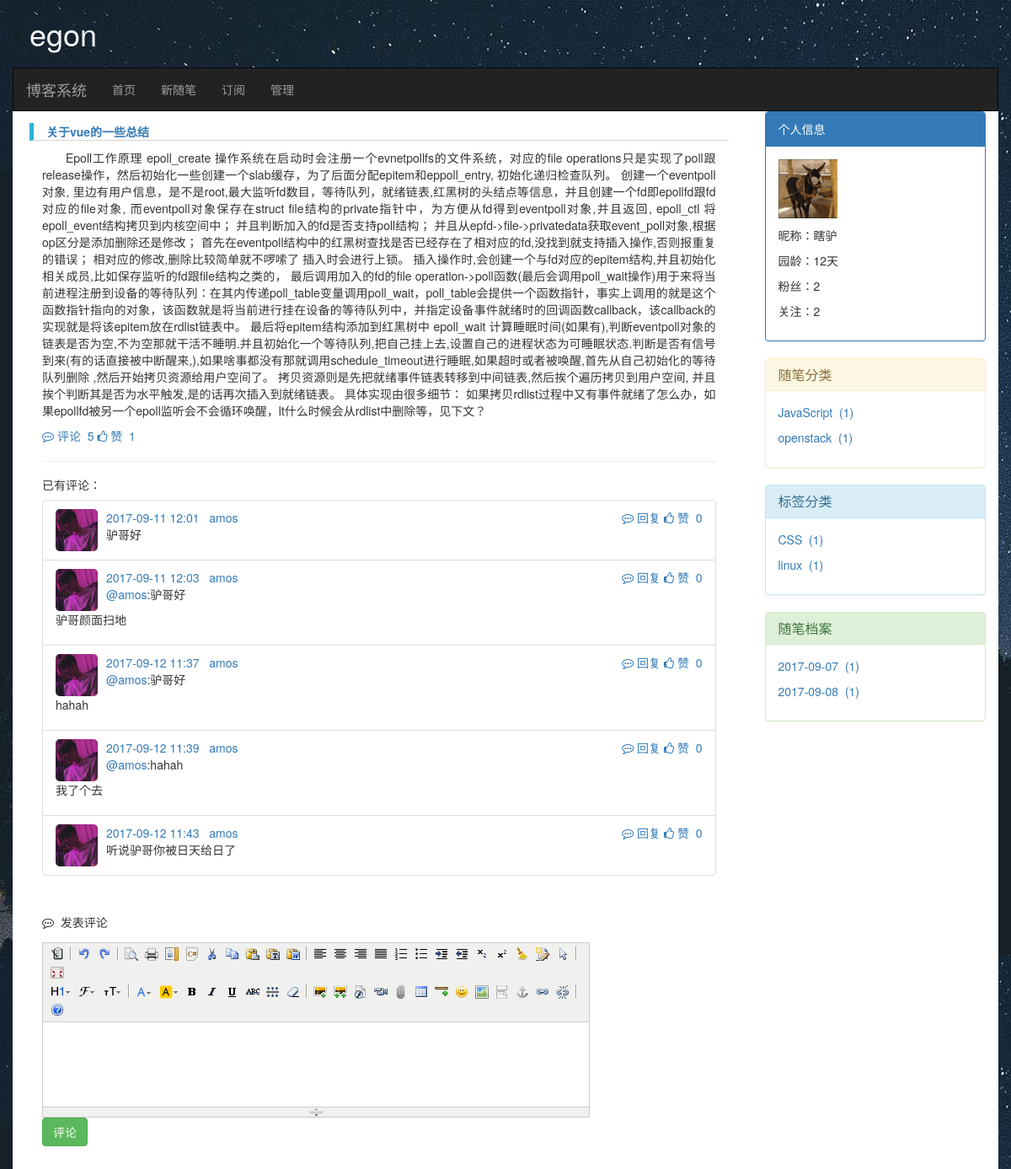
Page /blog/egon/article/4 on the committed database.
### blog/models.py (models this page shows, shortened)
class UserInfo(AbstractUser):
    nid = models.BigAutoField(primary_key=True)
    nickname = models.CharField(verbose_name='昵称', max_length=32)
    telephone = models.CharField(max_length=11, blank=True, null=True, unique=True, verbose_name='手机号码')
    avatar = models.FileField(verbose_name='头像', upload_to='upload/avatar/')
    create_time = models.DateTimeField(verbose_name='创建时间', auto_now_add=True)
    fans = models.ManyToManyField(verbose_name='粉丝们',
                                  to='UserInfo',
                                  through='UserFans',
                                  through_fields=('user','follower'))

class Article(models.Model):
    nid = models.BigAutoField(primary_key=True)
    title = models.CharField(max_length=50, verbose_name='文章标题')
    desc = models.CharField(max_length=255, verbose_name='文章描述')
    read_count = models.IntegerField(default=0)
    comment_count = models.IntegerField(default=0)
    up_count = models.IntegerField(default=0)
    down_count = models.IntegerField(default=0)
    category = models.ForeignKey(verbose_name='文章类型', to='Category', to_field='nid', null=True)
    create_time = models.DateTimeField(verbose_name='创建时间', auto_now_add=True)
    blog = models.ForeignKey(verbose_name='所属博客', to='Blog', to_field='nid')
    tags = models.ManyToManyField(
        to="Tag",
        through='Article2Tag',
        through_fields=('article', 'tag'),
    )
    type_choices = [
        (1, "Python"),
        (2, "Linux"),
        (3, "OpenStack"),
        (4, "GoLang"),
    ]
    article_type_id = models.IntegerField(choices=type_choices, default=None)

class ArticleDetail(models.Model):
    nid = models.AutoField(primary_key=True)
    content = models.TextField(verbose_name='文章内容', )
    article = models.OneToOneField(verbose_name='所属文章', to='Article', to_field='nid')

class Comment(models.Model):
    nid = models.BigAutoField(primary_key=True)
    article = models.ForeignKey(verbose_name='评论文章', to='Article', to_field='nid')
    content = models.CharField(verbose_name='评论内容', max_length=255)
    create_time = models.DateTimeField(verbose_name='创建时间', auto_now_add=True)
    parent = models.ForeignKey('self', blank=True, null=True, verbose_name='父级评论')
    user = models.ForeignKey(verbose_name='评论者', to='UserInfo', to_field='nid')
    up_count = models.IntegerField(default=0)

class Category(models.Model):
    nid = models.AutoField(primary_key=True)
    title = models.CharField(verbose_name='分类标题', max_length=32)
    blog = models.ForeignKey(verbose_name='所属博客', to='Blog', to_field='nid')

class Tag(models.Model):
    nid = models.AutoField(primary_key=True)
    title = models.CharField(verbose_name='标签名称', max_length=32)
    blog = models.ForeignKey(verbose_name='所属博客', to='Blog', to_field='nid')

### blog/views.py (the view)
# urls.py: url(r"^(?P<user_site>\w+)/article/(?P<article_nid>\d+)",views.article_content),
def article_content(request,user_site,article_nid):
    user_obj = UserInfo.objects.filter(username=user_site).first()
    article = Article.objects.filter(nid=article_nid).first()
    article_detail = ArticleDetail.objects.filter(article=article).first()
    if not user_obj:
        return render(request, "NotFound.html")
    currentBlog = Blog.objects.filter(user=user_obj).first()
    category_list = Article.objects.filter(blog=currentBlog).values_list("category__title","category__nid").annotate(Count("title"))
    tag_list = Article.objects.filter(blog=currentBlog).values_list("tags__title","tags__nid").annotate(Count("title"))
    time_list = Article.objects.filter(blog=currentBlog).values_list("create_time")
    fans_num = UserFans.objects.filter(user=user_obj).count()
    follow_num = UserFans.objects.filter(follower=user_obj).count()
    comment_list = Comment.objects.filter(article=article)
    l = []
    for i in time_list:
        time = i[0].strftime("%Y-%m-%d")
        if time not in l:
            l.append(time)
    current_time_list = []
    for j in l:
        temp = []
        article_count = Article.objects.filter(blog=currentBlog).filter(create_time__contains=j).count()
        temp.append(j)
        temp.append(article_count)
        current_time_list.append(temp)
    return render(request, "article_content.html",{"user_obj": user_obj, "category_list": category_list,
                   "tag_list": tag_list, "current_time_list": current_time_list, "fans_num": fans_num,
                   "follow_num": follow_num,"article":article,"article_detail":article_detail,
                    "request":request,"comment_list":comment_list})

### blog/templatetags/my_tags.py (called while the page is built)
@register.filter
def garden_age(starttime):
    year=starttime.year
    mon=starttime.month
    day=starttime.day
    date = datetime.datetime.now() - datetime.datetime(year,mon,day)
    return date.days

### blog/views.py (called while the page is built)
def func_class(request):
    return {"func":settings.FUNCTION}

### templates/article_content.html (shortened to what this page needs)
{% extends "userblog.html" %}
{% load staticfiles %}
{% block article_con %}
    <div class="article_item">
        <div class="row item_title_area">
            <a href="" class="article_title col-sm-8">{{ article.title }}</a>
        </div>
        <div class="row article_content">
            <div class="text col-sm-12">{{ article_detail.content|safe }}</div>
        </div>
        <a class="comment_num" style="cursor: pointer">
            <i class="fa fa-commenting-o" aria-hidden="true"></i>&nbsp;评论&nbsp;
            <span>{{ article.comment_count }}</span></a>
        <a class="poll_num" style="cursor: pointer">
            <i class="fa fa-thumbs-o-up" aria-hidden="true"></i>&nbsp;赞&nbsp;
            <span>{{ article.up_count }}</span></a>
        <hr>
        <h5>已有评论：</h5>
        <ul class="list-group comment_list">
            {% for comment in comment_list %}
                <li class="list-group-item comment_item">
                    <div class="avatar_body">
                        <a href=""><img class="comment_user_avatar" src="{{ comment.user.avatar.url }}" alt=""></a>
                    </div>
                    <div class="article_item_body">
                        <a href="">{{ comment.create_time|date:"Y-m-d G:i" }}</a>&nbsp;&nbsp;
                        <a href="">{{ comment.user.username }}</a>
                        <a class="comment_poll_num pull-right" style="cursor: pointer">
                                <i class="fa fa-thumbs-o-up" aria-hidden="true"></i>&nbsp;赞&nbsp;
                                <span>{{ comment.up_count }}</span></a>
                            <a class="reply_btn pull-right" style="cursor: pointer">
                                <i class="fa fa-commenting-o" aria-hidden="true"></i>&nbsp;回复&nbsp;
                            </a>
                        {% if comment.parent_id %}
                        <p><a href="">@{{ comment.parent.user.username }}</a>:{{ comment.parent.content|safe }}</p>
                            <p>{{ comment.content|safe }}</p>
                        {% else %}
                        <p>{{ comment.content|safe }}</p>
                        {% endif %}
                    </div>
                </li>
            {% endfor %}
        </ul>
    </div>
    <div><i class="fa fa-commenting-o" aria-hidden="true" style="margin-left: 20px"></i>&nbsp;&nbsp;发表评论</div>
    <div class="comment_body">
        <p>
            <button class="btn btn-success" id="comment_btn">评论</button>
        </p>
    </div>
{% endblock %}

### templates/userblog.html (shortened to what this page needs)
{% load staticfiles %}
{% load my_tags %}
<!DOCTYPE html>
<html lang="en">
<head>
    <link rel="stylesheet" href="{% static 'bootstrap/css/bootstrap.css' %}">
    <link rel="stylesheet" href="{% static 'font-awesome-4.7.0/css/font-awesome.min.css' %}">
</head>
<body>
<div class="container">
<div class="row">
    <h1 class="blog_title">{{ user_obj.username }}</h1>
    <nav class="navbar navbar-inverse">
    <div class="container">
        <div class="navbar-header">
            <a class="navbar-brand" href="/index/">博客系统</a>
        </div>
        <div id="navbar" class="navbar-collapse collapse">
            <ul class="nav navbar-nav">
                    <li><a href="">首页</a></li>
                    <li><a href="/blog/{{ request.user.username }}/article/add_article">新随笔</a></li>
                    <li><a href="">订阅</a></li>
                    <li><a href="/blog/{{ request.user.username }}/article/back_stage">管理</a></li>
            </ul>
        </div>
    </div>
</nav>
</div>
<div class="row main_content">
        <div class="article_content col-md-9">
        {% block article_con %}{% endblock %}
        </div>
        <div class="sidebar col-md-3">
            <div class="panel panel-primary">
                <div class="panel-heading">个人信息</div>
                <div class="panel-body">
                    <p><img src="{{ user_obj.avatar.url }}" alt="" width="70px" height="70px"></p>
                    <p>昵称：{{ user_obj.nickname }}</p>
                    <p>园龄：{{ user_obj.create_time|garden_age }}天</p>
                    <p>粉丝：{{ fans_num }}</p>
                    <p>关注：{{ follow_num }}</p>
                </div>
            </div>
            <div class="panel panel-warning">
                <div class="panel-heading">
                    <h3 class="panel-title">随笔分类</h3>
                </div>
                <div class="panel-body">
                       {% for foo in category_list %}
                           <p><a href="/blog/{{ user_obj.username }}/article/category/{{ foo.1 }}">{{ foo.0 }}&nbsp;&nbsp;({{ foo.2 }})</a></p>
                       {% endfor %}
                </div>
            </div>
            <div class="panel panel-info">
                <div class="panel-heading">
                    <h3 class="panel-title">标签分类</h3>
                </div>
                <div class="panel-body">
                    {% for foo in tag_list %}
                           <p><a href="/blog/{{ user_obj.username }}/article/tag/{{ foo.1 }}">{{ foo.0 }}&nbsp;&nbsp;({{ foo.2 }})</a></p>
                       {% endfor %}
                </div>
            </div>
            <div class="panel panel-success">
                <div class="panel-heading">
                    <h3 class="panel-title">随笔档案</h3>
                </div>
                <div class="panel-body">
                    {% for current_time in current_time_list %}
                        <p><a href="/blog/{{ user_obj.username }}/article/date/{{ current_time.0 }}">{{ current_time.0 }}&nbsp;&nbsp;({{ current_time.1 }})</a></p>
                    {% endfor %}
                </div>
            </div>
        </div>
    </div>
</div>
</body>
</html>

### rows in the picture
UserInfo: username "egon", avatar (picture), nickname "瞎驴", create_time|garden_age "12"
Article: title "关于vue的一些总结", comment_count "5", up_count "1"
ArticleDetail: content "Epoll工作原理 epoll_create 操作系统在启动时会注册一个evnetpollfs的文件系统，对应的file operations只是实现了poll跟release操作，然后初始化一些创建一个slab缓存，为了后面分配epitem和eppoll_entry, 初始化递归检查队列。 创建一个eventpoll对象, 里边有用户信息，是不是root,最大监听fd数目，等待队列，就绪链表,红黑树的头结点等信息，并且创建一个fd即epollfd跟fd对应的file对象, 而eventpoll对象保存在struct file结构的private指针中，为方便从fd得到eventpoll对象,并且返回, epoll_ctl 将epoll_event结构拷贝到内核空间中； 并且判断加入的fd是否支持poll结构； 并且从epfd->file->privatedata获取event_poll对象,根据op区分是添加删除还是修改； 首先在eventpoll结构中的红黑树查找是否已经存在了相对应的fd,没找到就支持插入操作,否则报重复的错误； 相对应的修改,删除比较简单就不啰嗦了 插入时会进行上锁。 插入操作时,会创建一个与fd对应的epitem结构,并且初始化相关成员,比如保存监听的fd跟file结构之类的， 最后调用加入的fd的file…"
Comment: user.avatar (picture), create_time "2017-09-11 12:01", user.username "amos", up_count "0", content "驴哥好"
Comment: user.avatar (picture), create_time "2017-09-11 12:03", user.username "amos", up_count "0", parent.user.username "amos", parent.content "驴哥好", content "驴哥颜面扫地"
Comment: user.avatar (picture), create_time "2017-09-12 11:37", user.username "amos", up_count "0", parent.user.username "amos", parent.content "驴哥好", content "hahah"
Comment: user.avatar (picture), create_time "2017-09-12 11:39", user.username "amos", up_count "0", parent.user.username "amos", parent.content "hahah", content "我了个去"
Comment: user.avatar (picture), create_time "2017-09-12 11:43", user.username "amos", up_count "0", content "听说驴哥你被日天给日了"
Category: title "JavaScript", blog "1"
Tag: title "CSS", blog "1"
Tag: title "linux", blog "1"

### other values in the picture
{{ fans_num }} "2"
{{ follow_num }} "2"
{{ foo.0 }} "openstack"
{{ foo.2 }} "1"
{{ current_time.0 }} "2017-09-07" "2017-09-08"
{{ current_time.1 }} "1" "1"
